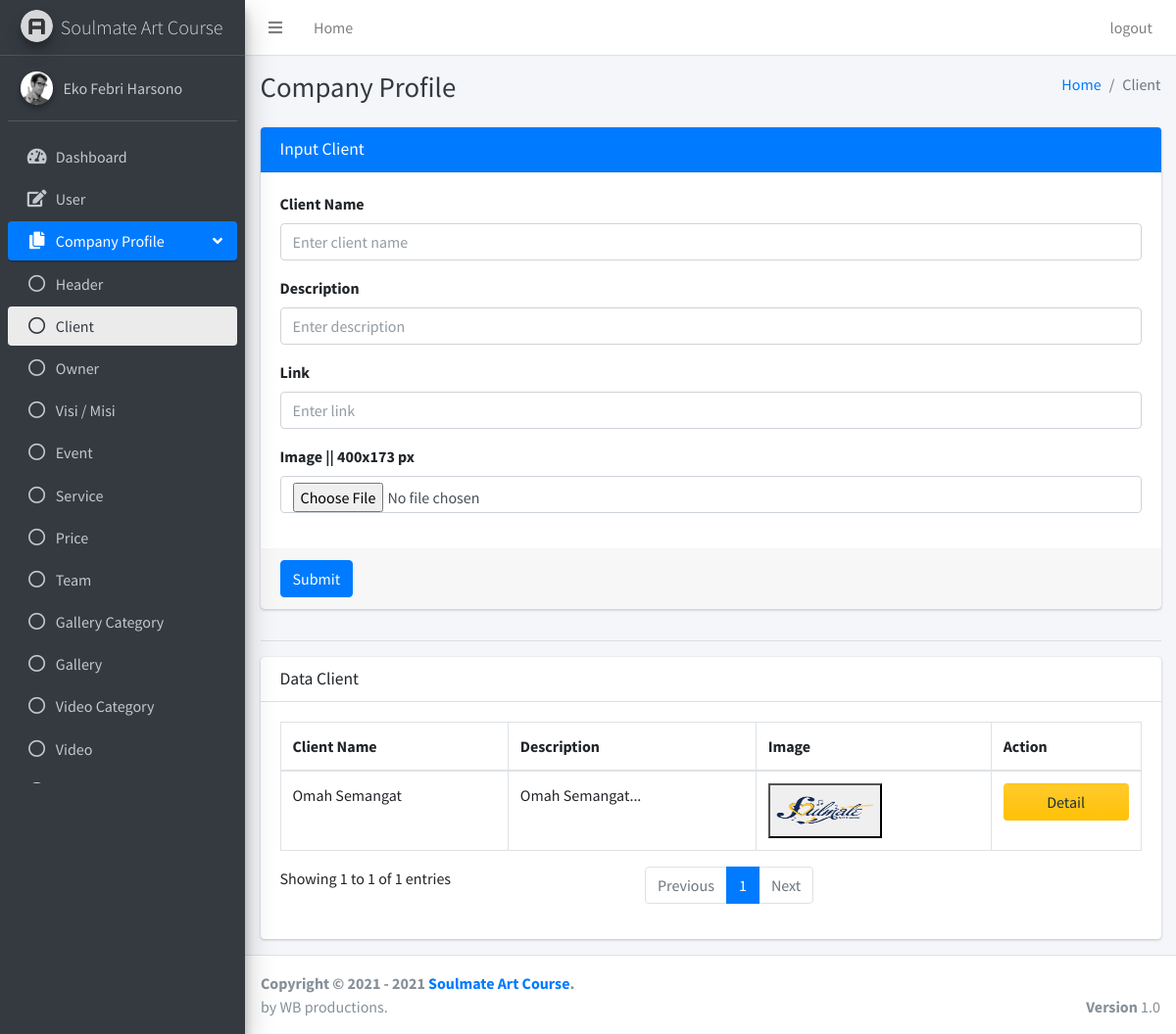
The page /pages/companyProfile/client.php (signed in) on the database its author committed.
### tables this page shows
CREATE TABLE `client` (
  `id_client` int(11) NOT NULL,
  `client_name` varchar(50) NOT NULL,
  `description` text NOT NULL,
  `link` text NOT NULL,
  `image` text NOT NULL
);

### php/format.php (called while the page is built, shortened)
<?php
function formatText50($text, $num_char = 50){
    return substr($text, 0, $num_char) . '...';
  }
?>

### pages/companyProfile/client.php (the view, shortened to what this page needs)
<?php
if ($_SESSION["id"] == null || $_SESSION["id"] == "") {
    header('Location: ../../login.php?status=4');
} else {
    include '../../php/format.php';
    $conn = OpenCon(); ?>
    <!DOCTYPE html>
    <html>
    <head>
        <link rel="stylesheet" href="../../plugins/fontawesome-free/css/all.min.css">
        <link rel="stylesheet" href="https://code.ionicframework.com/ionicons/2.0.1/css/ionicons.min.css">
        <link rel="stylesheet" href="../../plugins/sweetalert2-theme-bootstrap-4/bootstrap-4.min.css">
        <link rel="stylesheet" href="../../plugins/toastr/toastr.min.css">
        <link rel="stylesheet" href="../../dist/css/adminlte.min.css">
    </head>
    <body class="hold-transition sidebar-mini layout-fixed">
        <div class="wrapper">
            <?php include '../dashboard/navbar.php'; ?>
            <?php include '../sidebar/sidebarClient.php'; ?>
            <div class="content-wrapper">
                <div class="content-header">
                    <div class="container-fluid">
                        <div class="row mb-2">
                            <div class="col-sm-6">
                                <h1 class="m-0 text-dark">Company Profile</h1>
                            </div>
                            <div class="col-sm-6">
                                <ol class="breadcrumb float-sm-right">
                                    <li class="breadcrumb-item"><a href="#">Home</a></li>
                                    <li class="breadcrumb-item active">Client</li>
                                </ol>
                            </div>
                        </div>
                    </div>
                </div>
                <section class="content">
                    <div class="container-fluid">
                        <div class="row">
                            <div class="col-md-12">
                                <div class="card card-primary">
                                    <div class="card-header">
                                        <h3 class="card-title">Input Client</h3>
                                    </div>
                                    <form role="form" enctype="multipart/form-data" method="POST" action="../../php/companyProfile/clientActions.php">
                                        <div class="card-body">
                                            <div class="form-group">
                                                <label for="exampleInputEmail1">Client Name</label>
                                                <input type="text" class="form-control" name="client_name" placeholder="Enter client name" required>
                                            </div>
                                            <div class="form-group">
                                                <label for="exampleInputEmail1">Description</label>
                                                <input type="text" class="form-control" name="description" placeholder="Enter description" required>
                                            </div>
                                            <div class="form-group">
                                                <label for="exampleInputEmail1">Link</label>
                                                <input type="text" class="form-control" name="link" placeholder="Enter link" required>
                                            </div>
                                            <div class="form-group">
                                                <label for="exampleInputEmail1">Image || 400x173 px </label>
                                                <input type="file" class="form-control" name="image">
                                            </div>
                                        </div>
                                        <div class="card-footer">
                                            <button type="submit" class="btn btn-primary" name="submitInsertClient">Submit</button>
                                        </div>
                                    </form>
                                </div>
                            </div>
                        </div>
                        <hr>
                        <div class="row">
                            <div class="col-md-12">
                                <div class="card">
                                    <div class="card-header">
                                        <h3 class="card-title">Data Client</h3>
                                    </div>
                                    <div class="card-body">
                                        <?php
                                        $sql = "SELECT * FROM `client`";
                                        $res = mysqli_query($conn, $sql);
                                        ?>
                                        <table id="example2" class="table table-bordered table-hover">
                                            <thead>
                                                <tr>
                                                    <th>Client Name</th>
                                                    <th>Description</th>
                                                    <th>Image</th>
                                                    <th>Action</th>
                                                </tr>
                                            </thead>
                                            <tbody>
                                                <?php while ($row = mysqli_fetch_array($res)) { ?>
                                                    <tr>
                                                        <td><?php echo $row['client_name']; ?></td>
                                                        <td><?php echo formatText50($row['description']); ?></td>
                                                        <td>
                                                            <button data-toggle="modal" data-target="#a<?php echo $row['id_client']; ?>">
                                                                <img style="width:100px;height:50px;" src="<?php echo $row['image']; ?>" alt="">
                                                            </button>
                                                        </td>
                                                        <td>
                                                            <button class="btn btn-block bg-gradient-warning" name="detail" data-toggle="modal" data-target="#b<?php echo $row['id_client']; ?>">Detail</button>
                                                        </td>
                                                    </tr>
                                                <?php } ?>
                                            </tbody>
                                        </table>
                                    </div>
                                </div>
                            </div>
                        </div>
                    </div>
                </section>
            </div>
            <?php include '../dashboard/footer.php'; ?>
        </div>
    </body>
    </html>
<?php } ?>

### rows shown on the page
client: client_name "Omah Semangat", description "Omah Semangat...", image (placeholder picture)

### other values the page prints
$_SESSION["user_name"] "Eko Febri Harsono"
